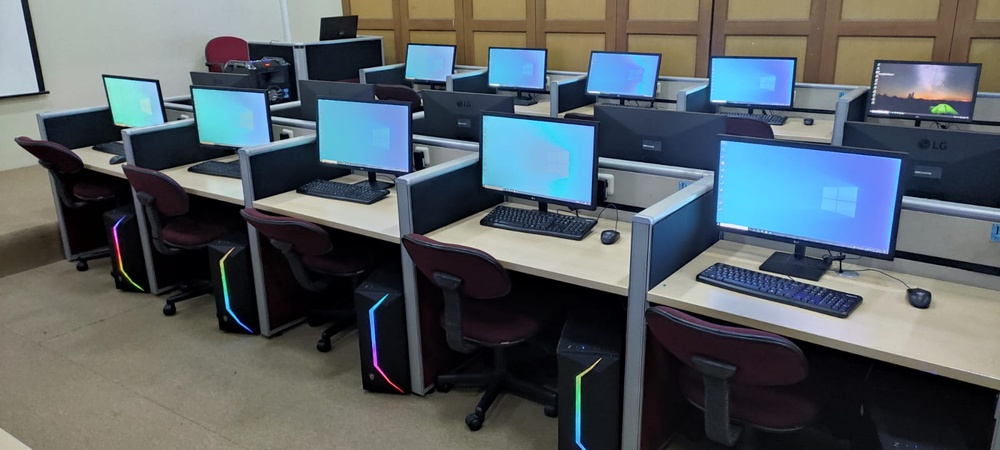
#> input picture images/lab.jpeg, 1000 x 450 px, shrunk from 1600 x 720 before the run, found by its file name
$ jupyter execute pixel.ipynb   (shell and % lines are left out)
#> lines starting #> are read from the running program, lines starting #| are printed output that depends on the picture
<a href="https://colab.research.google.com/github/agusekominarno/imageretrieval/blob/main/opencv_basic/pixel.ipynb" target="_parent"></a>

[cell 1]
# import the necessary packages
from matplotlib import pyplot as plt
import argparse
import cv2

[cell 2]
def plt_imshow(title, image):
	# convert the image frame BGR to RGB color space and display it
	image = cv2.cvtColor(image, cv2.COLOR_BGR2RGB)
	plt.imshow(image)
	plt.title(title)
	plt.grid(False)
	plt.show()

[cell 3]
# since we are using Jupyter Notebooks we can replace our argument
# parsing code with *hard coded* arguments and values
args = {
	"image": "lab.jpeg"
}

[cell 4]
# load the image, grab its spatial dimensions (width and height),
# and then display the original image to our screen
image = cv2.imread(args["image"])
#> image is the input picture: shape (450, 1000, 3); mean B, G, R 100.6, 95.4, 86.9
(h, w) = image.shape[:2]
#> h = 450; w = 1000
plt_imshow("Original", image)

[cell 5]
# images are simply NumPy arrays -- with the origin (0, 0) located at
# the top-left of the image
(b, g, r) = image[0, 0]
#> b = 200; g = 194; r = 181
print("Pixel at (0, 0) - Red: {}, Green: {}, Blue: {}".format(r, g, b))
#| Pixel at (0, 0) - Red: 181, Green: 194, Blue: 200

# access the pixel located at x=50, y=20
(b, g, r) = image[20, 50]
#> b = 177; g = 185; r = 175
print("Pixel at (50, 20) - Red: {}, Green: {}, Blue: {}".format(r, g, b))
#| Pixel at (50, 20) - Red: 175, Green: 185, Blue: 177

# update the pixel at (50, 20) and set it to red
image[20, 50] = (0, 0, 255)
(b, g, r) = image[20, 50]
#> b = 0; g = 0; r = 255
print("Pixel at (50, 20) - Red: {}, Green: {}, Blue: {}".format(r, g, b))
#| Pixel at (50, 20) - Red: 255, Green: 0, Blue: 0

[cell 6]
# compute the center of the image, which is simply the width and height
# divided by two
(cX, cY) = (w // 2, h // 2)
#> cX = 500; cY = 225

# since we are using NumPy arrays, we can apply array slicing to grab
# large chunks/regions of interest from the image -- here we grab the
# top-left corner of the image
tl = image[0:cY, 0:cX]
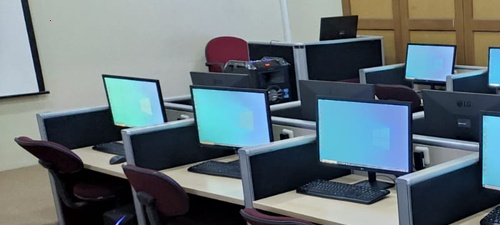
#> tl: shape (225, 500, 3); mean B, G, R 118.5, 112.8, 98.9
plt_imshow("Top-Left Corner", tl)

[cell 7]
# in a similar fashion, we can crop the top-right, bottom-right, and
# bottom-left corners of the image and then display them to our
# screen
tr = image[0:cY, cX:w]
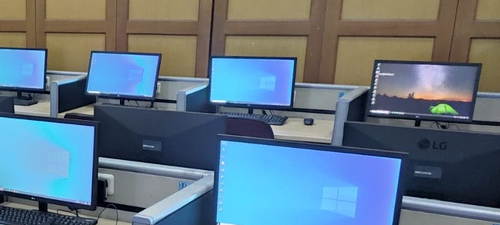
#> tr: shape (225, 500, 3); mean B, G, R 135, 118.5, 97.1
br = image[cY:h, cX:w]
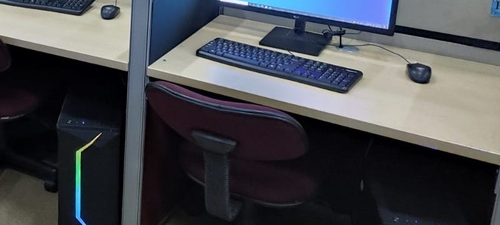
#> br: shape (225, 500, 3); mean B, G, R 79.3, 74.3, 72.3
bl = image[cY:h, 0:cX]
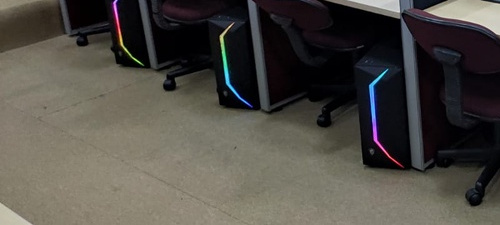
#> bl: shape (225, 500, 3); mean B, G, R 69.8, 75.9, 79.3
plt_imshow("Top-Right Corner", tr)
plt_imshow("Bottom-Right Corner", br)
plt_imshow("Bottom-Left Corner", bl)

[cell 8]
# set the top-left corner of the original image to be green
image[0:cY, 0:cX] = (0, 255, 0)
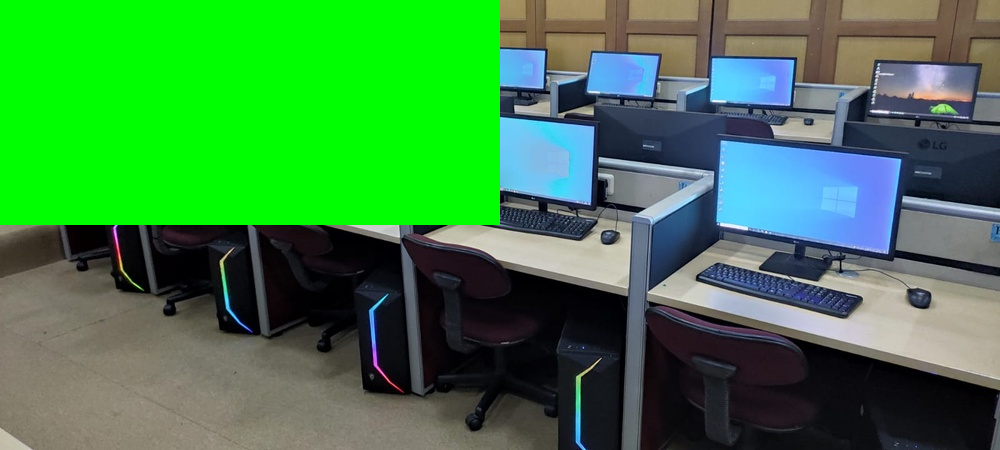
#> image: shape (450, 1000, 3); mean B, G, R 71, 130.9, 62.2

# Show our updated image
plt_imshow("Updated", image)
